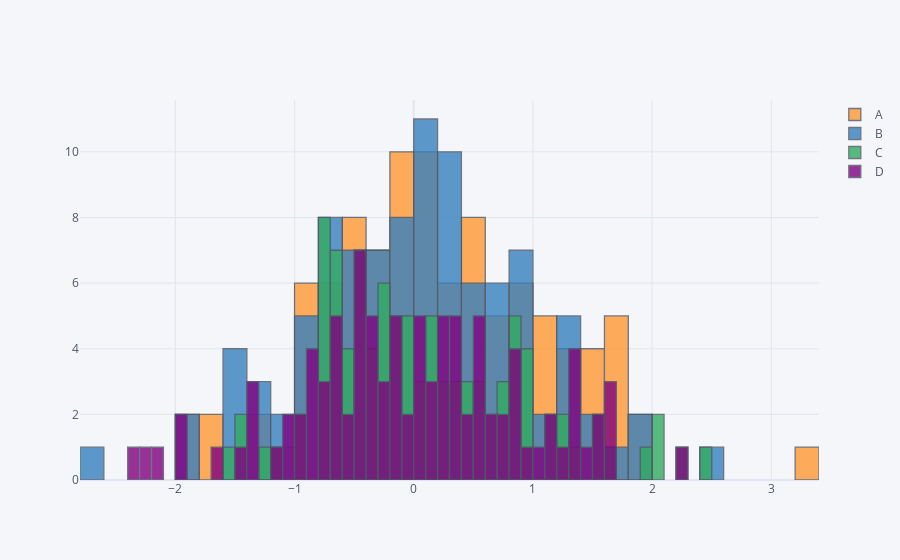

Notebook code cell kept with this figure:
### Code cell
df.iplot(kind = 'hist', bins=50)
